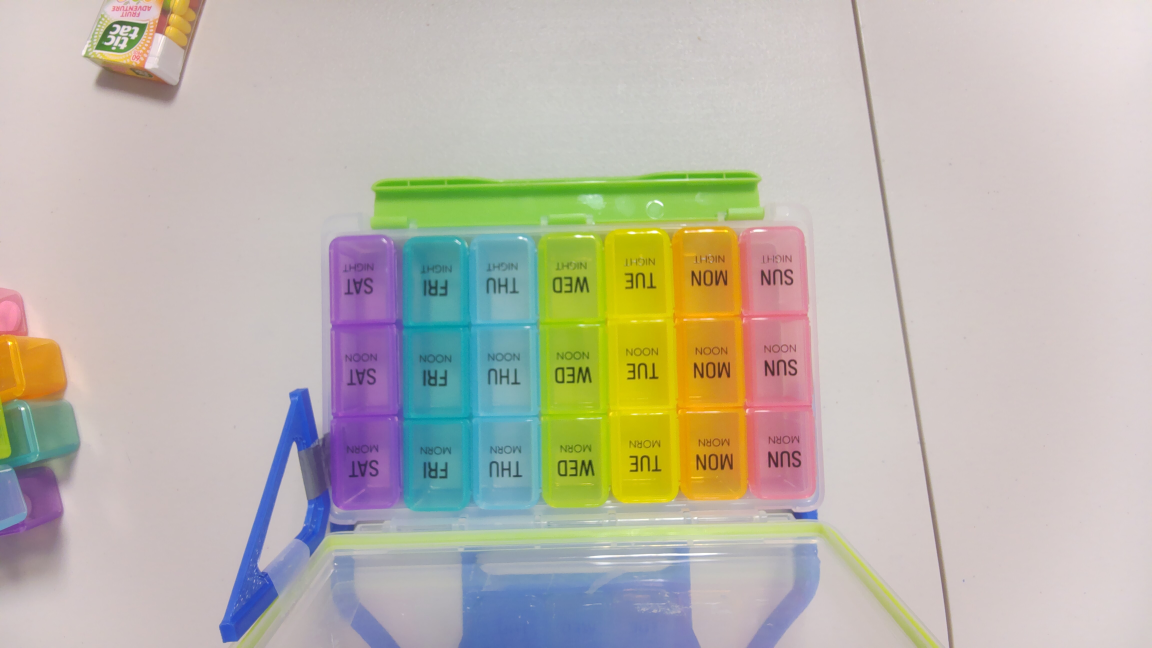
#> input picture images/photo_20260713_142841.jpg, 4608 x 2592 px, found by its file name (shown at 1/4 size)
$ python make_dataset.py
#> lines starting #> are read from the running program, lines starting #| are printed output that depends on the picture
#> (reads detect/labels.json from the repository)
### detect/crop_cells.py
#!/usr/bin/env python3
"""Crop the 21 pillbox cells out of full-resolution captures.

The camera and pillbox sit in a fixed jig, so the cell grid was calibrated
once against a reference photo (REF_IMAGE + REF_QUAD below). Each new photo
is aligned to the reference by template-matching two anchor patches (left and
right halves of the box), which recovers the small translation/rotation
differences from re-placing the box. The calibrated grid is then warped to a
canonical top-down view and sliced into 7x3 = 21 cell images.

Usage:
    python3 detect/crop_cells.py [--images DIR] [--out DIR] [--debug]

Outputs one folder per photo under --out (default: dataset/cells/):
    dataset/cells/<photo stem>/<DAY>_<SLOT>.jpg   e.g. MON_MORN.jpg

With --debug, also writes <photo stem>_grid.jpg overlays under --out/.debug/
showing where the grid landed, for visual QA.
"""
import argparse
import os
import sys
from pathlib import Path

import cv2
import numpy as np

# Worker-thread knob for the detectors. Default 0 = use all cores (fastest).
# On a marginal power supply the resulting CPU burst can brown out the Pi —
# set PILLBOX_THREADS=1 or 2 in the service environment to trade speed for a
# lower peak draw. The ONNX detectors read CPU_THREADS too.
_req = os.environ.get("PILLBOX_THREADS", "0")
CPU_THREADS = int(_req) if _req.strip() else 0
cv2.setNumThreads(CPU_THREADS)  # 0 -> OpenCV uses all cores

# ---- calibration (relative to REF_IMAGE, full-resolution pixels) ----------
REF_IMAGE = "photo_20260713_142841.jpg"
# Corners of the 21-cell area: TL, TR, BR, BL. Tuned visually on REF_IMAGE.
REF_QUAD = np.float32([[1332, 908], [3282, 900], [3298, 2062], [1318, 2072]])
# Anchor patches used to re-locate the box in new photos (x0, y0, x1, y1).
# Two patches (left / right half of the box) let us recover rotation too.
ANCHORS = [(1300, 900, 2150, 2100), (2450, 900, 3300, 2100)]
MATCH_SCALE = 0.25          # template matching runs on downscaled images
MIN_MATCH_CONFIDENCE = 0.55  # below this the anchor is considered lost

# Column order as seen by the camera (labels face away from it), left to
# right; row order top to bottom.
DAYS = ["SAT", "FRI", "THU", "WED", "TUE", "MON", "SUN"]
SLOTS = ["NIGHT", "NOON", "MORN"]

# Canonical warped size of one cell.
CELL_W, CELL_H = 280, 380
GRID_W, GRID_H = CELL_W * 7, CELL_H * 3


def build_matcher(ref_path):
    """Precompute downscaled anchor templates from the reference image."""
    ref = cv2.imread(str(ref_path))
#> ref is the input picture: shape (2592, 4608, 3); mean B, G, R 171.6, 182.9, 187.3
    if ref is None:
        sys.exit(f"error: cannot read reference image {ref_path}")
    small = cv2.resize(ref, None, fx=MATCH_SCALE, fy=MATCH_SCALE,
                       interpolation=cv2.INTER_AREA)
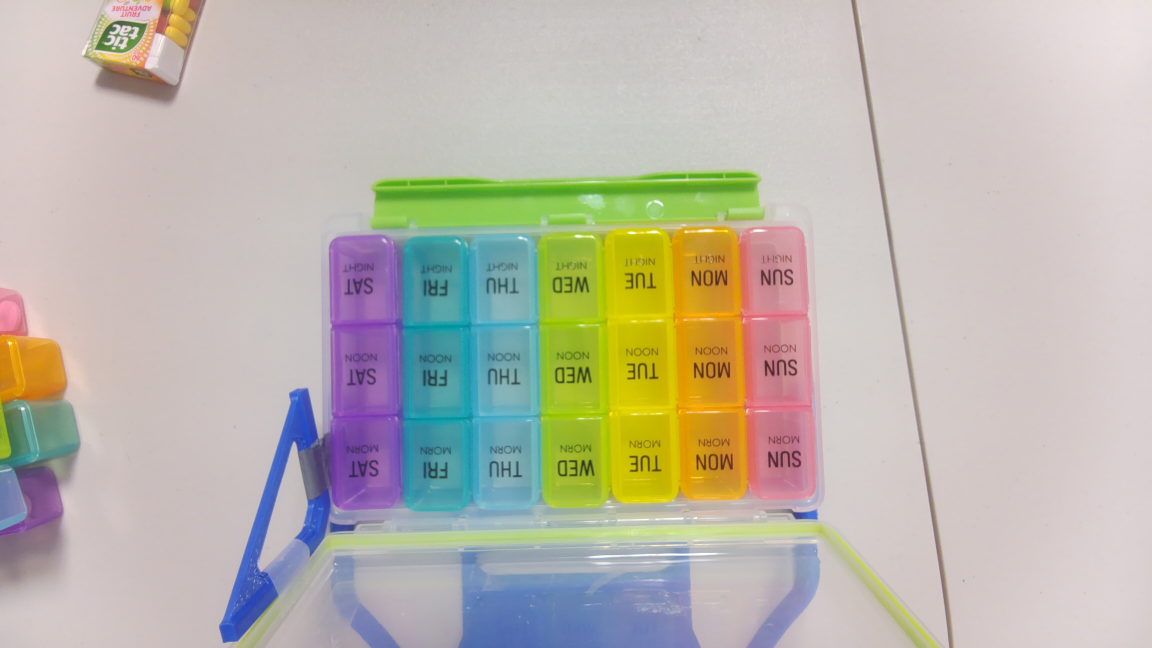
#> small: shape (648, 1152, 3); mean B, G, R 171.6, 182.9, 187.3
    templates = []
    for x0, y0, x1, y1 in ANCHORS:
        s = MATCH_SCALE
        tpl = small[int(y0 * s):int(y1 * s), int(x0 * s):int(x1 * s)]
        center = np.float32([(x0 + x1) / 2, (y0 + y1) / 2])
        templates.append((tpl, center))
#> this loop made 2 passes
#> pass 1, in build_matcher, `tpl = small[int(y0 * s):int(y1 * s), int(x0 * s):int(x1 * s)]`:
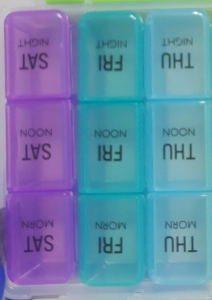
#> tpl: shape (300, 212, 3); mean B, G, R 169.5, 137, 104.5
#> pass 2, in build_matcher, `tpl = small[int(y0 * s):int(y1 * s), int(x0 * s):int(x1 * s)]`:
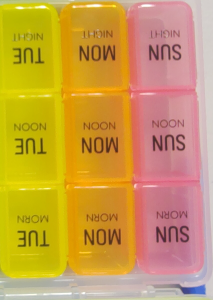
#> tpl: shape (300, 213, 3); mean B, G, R 76.2, 158.2, 202.9
#> after the loop, templates = 2 items
    return templates


def locate_anchor(small, tpl):
    """Return (peak position in full-res coords, confidence)."""
    res = cv2.matchTemplate(small, tpl, cv2.TM_CCOEFF_NORMED)
    _, conf, _, loc = cv2.minMaxLoc(res)
    th, tw = tpl.shape[:2]
    center = np.float32([(loc[0] + tw / 2) / MATCH_SCALE,
                         (loc[1] + th / 2) / MATCH_SCALE])
    return center, conf


def align_quad(img, templates):
    """Locate the cell grid in img. Returns (quad, per-anchor confidences)."""
    small = cv2.resize(img, None, fx=MATCH_SCALE, fy=MATCH_SCALE,
                       interpolation=cv2.INTER_AREA)
    src_pts, dst_pts, confs = [], [], []
    for tpl, ref_center in templates:
        center, conf = locate_anchor(small, tpl)
        confs.append(conf)
        if conf >= MIN_MATCH_CONFIDENCE:
            src_pts.append(ref_center)
            dst_pts.append(center)
    if len(src_pts) == 2:
        # similarity transform (translation + rotation + scale) from 2 points
        M, _ = cv2.estimateAffinePartial2D(np.float32([src_pts]),
                                           np.float32([dst_pts]))
    elif len(src_pts) == 1:
        off = dst_pts[0] - src_pts[0]
        M = np.float32([[1, 0, off[0]], [0, 1, off[1]]])
    else:
        return None, confs
    quad = cv2.transform(REF_QUAD.reshape(1, -1, 2), M).reshape(-1, 2)
    return np.float32(quad), confs


def warp_grid(img, quad):
    """Warp the quad to a canonical top-down GRID_W x GRID_H image."""
    dst = np.float32([[0, 0], [GRID_W, 0], [GRID_W, GRID_H], [0, GRID_H]])
    H = cv2.getPerspectiveTransform(quad, dst)
    return cv2.warpPerspective(img, H, (GRID_W, GRID_H))


# [66 lines left out: functions cell_crops, draw_debug, main, not called in this run]


# [2 lines that do not run on import are left out]

### detect/yolo/experiments/make_dataset.py
#!/usr/bin/env python3
"""Build a YOLO detection dataset from the pillbox photos.

We have no hand-drawn boxes, so we generate them: each photo is warped to the
canonical top-down 7x3 grid (reusing detect/crop_cells), and inside every
cell that detect/labels.json marks as "pill" we run the same DoG blob detector
as the classifier baseline to find the pill blob(s) and emit YOLO boxes for
them. Cells labelled "empty" contribute no boxes. Training on the warped grid
(not the raw photo) keeps the loose pills scattered on the table — which we
never labelled — out of frame, so they can't poison training as unlabelled
positives.

One class: "pill". Split is by capture scene (photos within 3s share a scene)
so burst near-duplicates don't straddle train/val.

Usage:
    python3 detect/yolo/make_dataset.py [--out dataset/yolo] [--val-frac 0.25]

Writes an Ultralytics-style dataset: <out>/images/{train,val}/*.jpg,
<out>/labels/{train,val}/*.txt, and <out>/pillbox.yaml.
"""
import argparse
import json
from datetime import datetime
from pathlib import Path

import cv2
import numpy as np

import sys
sys.path.insert(0, str(Path(__file__).resolve().parent.parent.parent.parent))
from detect import crop_cells  # noqa: E402

# DoG blob params (mirror classify_cells.py, tuned for the grid cell size)
MARGIN = 0.16
DOG_FINE, DOG_COARSE = 5, 21
TEXT_DARKNESS = 25
REF_DILATE, REF_GAIN = 15, 1.3
PIXEL_THRESHOLD = 12
MIN_BLOB_AREA = 60      # px in the CELL_W x CELL_H cell frame
CLOSE_K = 9             # merge blobs from one pill split by glare/text


def dog_response(bgr):
    lab = cv2.cvtColor(bgr, cv2.COLOR_BGR2LAB).astype(np.float32)
    L = lab[:, :, 0]
    text = (L < np.median(L) - TEXT_DARKNESS).astype(np.uint8)
    text = cv2.dilate(text, np.ones((9, 9), np.uint8))
    dog = np.zeros(L.shape, np.float32)
    for ch in range(3):
        c = lab[:, :, ch]
        dog += np.abs(cv2.GaussianBlur(c, (0, 0), DOG_FINE)
                      - cv2.GaussianBlur(c, (0, 0), DOG_COARSE))
    dog[text > 0] = 0
    return dog


def cell_boxes(cell_bgr, ref_bgr):
    """Return list of (x0,y0,x1,y1) pill boxes in cell-pixel coords."""
    h, w = cell_bgr.shape[:2]
    my, mx = int(h * MARGIN), int(w * MARGIN)
    inner = cell_bgr[my:h - my, mx:w - mx]
    rinner = ref_bgr[my:h - my, mx:w - mx]
    dog = dog_response(inner)
    ref = cv2.dilate(dog_response(rinner),
                     np.ones((REF_DILATE, REF_DILATE), np.uint8))
    mask = (np.maximum(0, dog - REF_GAIN * ref) > PIXEL_THRESHOLD).astype(np.uint8)
    mask = cv2.morphologyEx(mask, cv2.MORPH_CLOSE,
                            np.ones((CLOSE_K, CLOSE_K), np.uint8))
    n, _, stats, _ = cv2.connectedComponentsWithStats(mask)
    boxes = []
    for i in range(1, n):
        x, y, bw, bh, area = stats[i]
        if area < MIN_BLOB_AREA:
            continue
        boxes.append((mx + x, my + y, mx + x + bw, my + y + bh))
    return boxes


def scene_ids(stems, gap_s=3):
    ids, scenes = {}, []
    for stem in sorted(stems):
        t = datetime.strptime(stem.replace(" copy", ""), "photo_%Y%m%d_%H%M%S")
        sid = next((s for s, last in scenes if abs((t - last).total_seconds()) <= gap_s), None)
        if sid is None:
            sid = len(scenes)
            scenes.append((sid, t))
        else:
            scenes = [(s, t if s == sid else lt) for s, lt in scenes]
        ids[stem] = sid
    return ids


def main():
    ap = argparse.ArgumentParser(description=__doc__.splitlines()[0])
    ap.add_argument("--images", default="images")
    ap.add_argument("--cells", default="dataset/cells")
    ap.add_argument("--labels", default="detect/labels.json")
    ap.add_argument("--out", default="dataset/yolo")
    ap.add_argument("--val-frac", type=float, default=0.25)
    args = ap.parse_args()

    image_dir = Path(args.images)
    cells_dir = Path(args.cells)
    labels = json.load(open(args.labels))
    templates = crop_cells.build_matcher(image_dir / crop_cells.REF_IMAGE)
#> templates = 2 items

    # reference cells (empty box) for blob differencing
    ref_cells = {}
    for day in crop_cells.DAYS:
        for slot in crop_cells.SLOTS:
            p = cells_dir / Path(crop_cells.REF_IMAGE).stem / f"{day}_{slot}.jpg"
            ref_cells[f"{day}_{slot}"] = cv2.imread(str(p))
#> pass 2 of the loop in main, `for day in crop_cells.DAYS:`:

    stems = sorted({k.split("/")[0] for k in labels})
#> stems = 46 items, first 6: 'photo_20260713_142841', 'photo_20260713_143053', 'photo_20260713_143354', 'photo_20260713_143443', 'photo_20260713_143741', 'photo_20260713_143819'
    sid = scene_ids(stems)
#> the loop in scene_ids, `for stem in sorted(stems):` made 46 passes
#> stem on passes 1 to 12: 'photo_20260713_142841', 'photo_20260713_143053', 'photo_20260713_143354', 'photo_20260713_143443', 'photo_20260713_143741', 'photo_20260713_143819', 'photo_20260713_144146', 'photo_20260713_144643', 'photo_20260713_144724', 'photo_20260713_144853', 'photo_20260713_145101', 'photo_20260713_145156'
#> after the loop in scene_ids, `for stem in sorted(stems):`: ids = 46 items; scenes = 38 items
#> sid = 46 items
    n_scenes = max(sid.values()) + 1
#> n_scenes = 38
    rng = np.random.RandomState(0)
    order = rng.permutation(n_scenes)
#> order = 38 values, max 37 at index 13, min 0 at index 37, mean 18.5
    n_val = max(1, round(n_scenes * args.val_frac))
#> n_val = 10
    val_scenes = set(order[:n_val].tolist())
#> val_scenes = 10 items

    out = Path(args.out)
    for sub in ("images/train", "images/val", "labels/train", "labels/val"):
        (out / sub).mkdir(parents=True, exist_ok=True)

    CW, CH = crop_cells.CELL_W, crop_cells.CELL_H
    GW, GH = crop_cells.GRID_W, crop_cells.GRID_H
    n_img = n_box = 0
    for stem in stems:
        img = cv2.imread(str(image_dir / f"{stem}.jpg"))
        quad, _ = crop_cells.align_quad(img, templates)
#> the loop in align_quad, `for tpl, ref_center in templates:` made 2 passes
#> (ref_center, conf, loc in locate_anchor, th in locate_anchor, tw in locate_anchor, center) on passes 1 to 2: ([1725, 1500], 1, (325, 225), 300, 212, [1724, 1500]), ([2875, 1500], 1, (612, 225), 300, 213, [2874, 1500])
#> pass 1, in locate_anchor, `res = cv2.matchTemplate(small, tpl, cv2.TM_CCOEFF_NORMED)`:
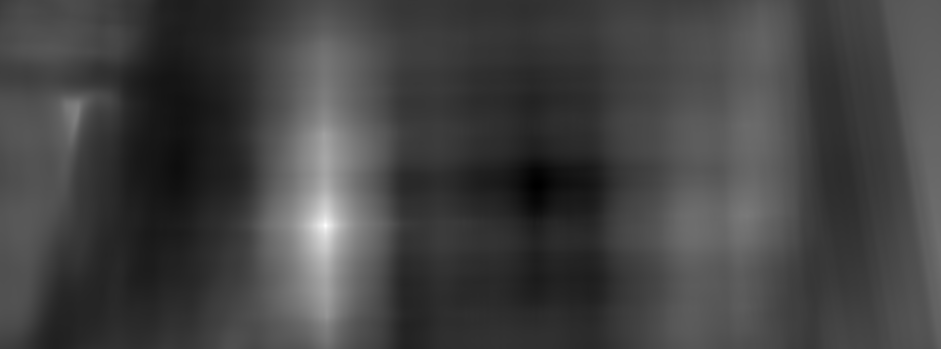
#> res: shape (349, 941) float32; min -0.321, max 1, mean 0.0275; drawn with min black and max white
#> pass 2, in locate_anchor (call 2), `res = cv2.matchTemplate(small, tpl, cv2.TM_CCOEFF_NORMED)`:
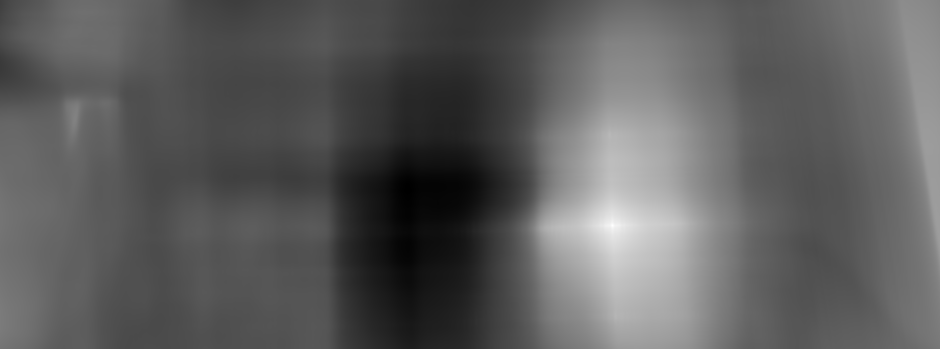
#> res: shape (349, 940) float32; min -0.514, max 1, mean 0.0423; drawn with min black and max white
#> after the loop in align_quad, `for tpl, ref_center in templates:`: confs = [1, 1]; dst_pts = [[1724, 1500], [2874, 1500]]; src_pts = [[1725, 1500], [2875, 1500]]
#> in align_quad, `M, _ = cv2.estimateAffinePartial2D(np.float32([src_pts]), np.float32([..`: M = [[1, 0, -1], [0, 1, 0]]
#> in align_quad, `quad = cv2.transform(REF_QUAD.reshape(1, -1, 2), M).reshape(-1, 2)`: quad = [[1331, 908], [3281, 900], [3297, 2062], [1317, 2072]]
        if quad is None:
            print(f"skip {stem}: box not found")
            continue
        grid = crop_cells.warp_grid(img, quad)
#> in warp_grid, `H = cv2.getPerspectiveTransform(quad, dst)`: H = [[1.01, 0.0122, -1361.7], [0.00413, 1.01, -918.5], [-7.69e-07, 1.34e-05, 1]]
#> in warp_grid, `return cv2.warpPerspective(img, H, (GRID_W, GRID_H))`:
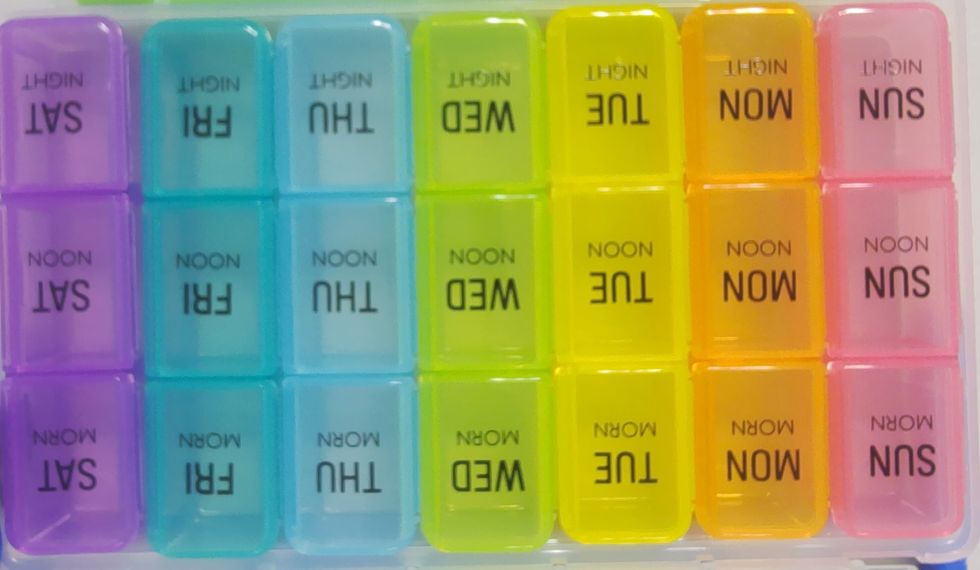
#> returned value: shape (1140, 1960, 3) (shown at 1/2 size); mean of channels 0, 1, 2 108.8, 151.9, 153.2; drawn as B, G, R
        lines = []
        for r, slot in enumerate(crop_cells.SLOTS):
            for c, day in enumerate(crop_cells.DAYS):
                if labels.get(f"{stem}/{day}_{slot}") != "pill":
                    continue
                cell = grid[r * CH:(r + 1) * CH, c * CW:(c + 1) * CW]
                for x0, y0, x1, y1 in cell_boxes(cell, ref_cells[f"{day}_{slot}"]):
                    gx0, gy0 = c * CW + x0, r * CH + y0
                    gx1, gy1 = c * CW + x1, r * CH + y1
                    cx, cy = (gx0 + gx1) / 2 / GW, (gy0 + gy1) / 2 / GH
                    bw, bh = (gx1 - gx0) / GW, (gy1 - gy0) / GH
                    lines.append(f"0 {cx:.6f} {cy:.6f} {bw:.6f} {bh:.6f}")
                    n_box += 1
#> after the loop, lines = []; n_box = 0
        split = "val" if sid[stem] in val_scenes else "train"
#> split = 'train'
        name = stem.replace(" ", "_")
#> name = 'photo_20260713_142841'
        cv2.imwrite(str(out / f"images/{split}/{name}.jpg"), grid)
        (out / f"labels/{split}/{name}.txt").write_text("\n".join(lines))
        n_img += 1
#> pass 2 of the loop in main, `for stem in stems:`:
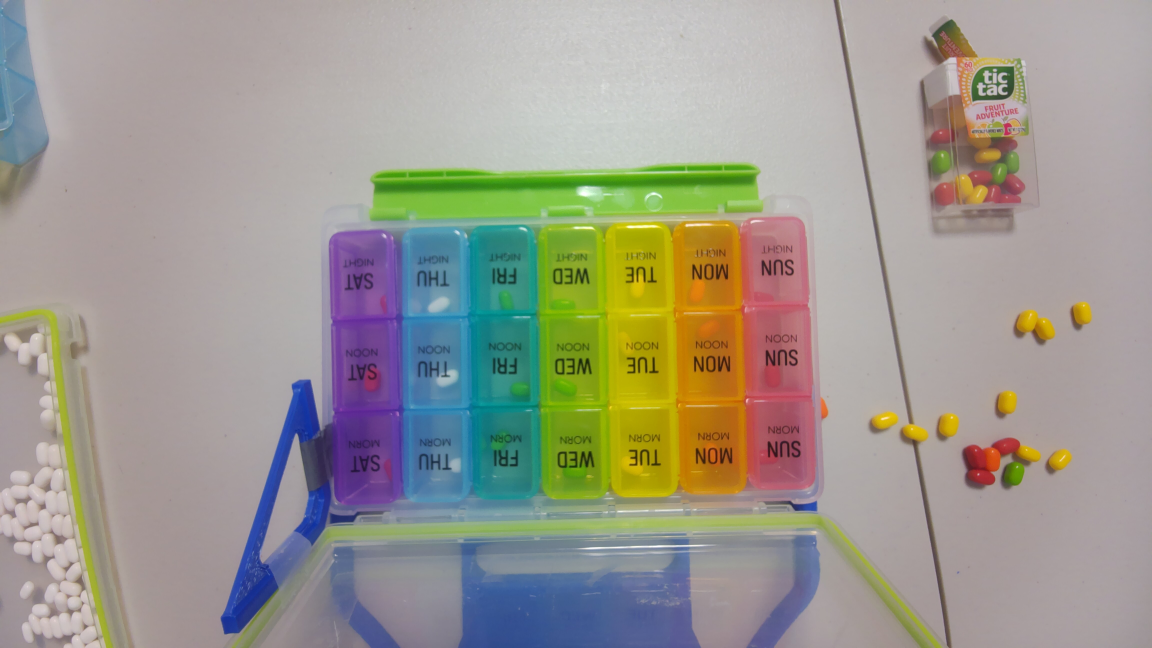
#> input picture images/photo_20260713_143053.jpg, 4608 x 2592 px, found by its file name (shown at 1/4 size)
#> in main, img is the input picture: shape (2592, 4608, 3); mean B, G, R 143.1, 153.7, 156.4
#> the loop in align_quad (call 2), `for tpl, ref_center in templates:` made 2 passes
#> (ref_center, conf, loc in locate_anchor, th in locate_anchor, tw in locate_anchor, center) on passes 1 to 2: ([1725, 1500], 0.675, (325, 216), 300, 212, [1724, 1464]), ([2875, 1500], 0.933, (612, 219), 300, 213, [2874, 1476])
#> pass 1, in locate_anchor (call 3), `res = cv2.matchTemplate(small, tpl, cv2.TM_CCOEFF_NORMED)`:
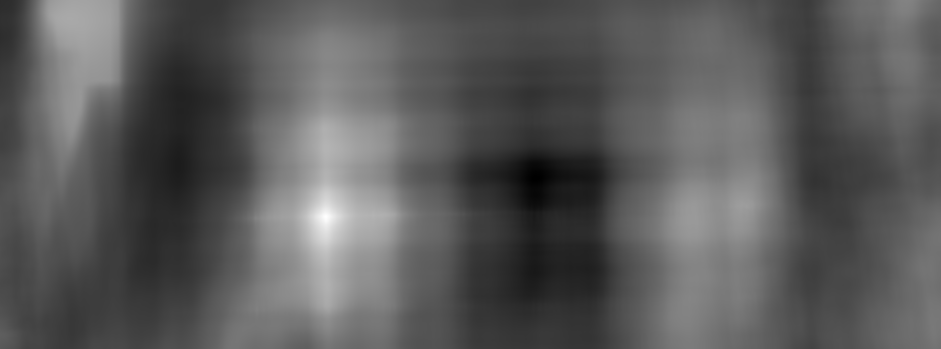
#> res: shape (349, 941) float32; min -0.349, max 0.675, mean 0.015; drawn with min black and max white
#> in main, `quad, _ = crop_cells.align_quad(img, templates)`: quad = [[1337.2, 867.9], [3287.3, 880.2], [3291.1, 2042.4], [1311, 2031.8]]
#> H = [[1.01, 0.0228, -1375.3], [-0.00636, 1, -863.5], [-9.07e-07, 1.33e-05, 1]]
#> in warp_grid (call 2), `return cv2.warpPerspective(img, H, (GRID_W, GRID_H))`:
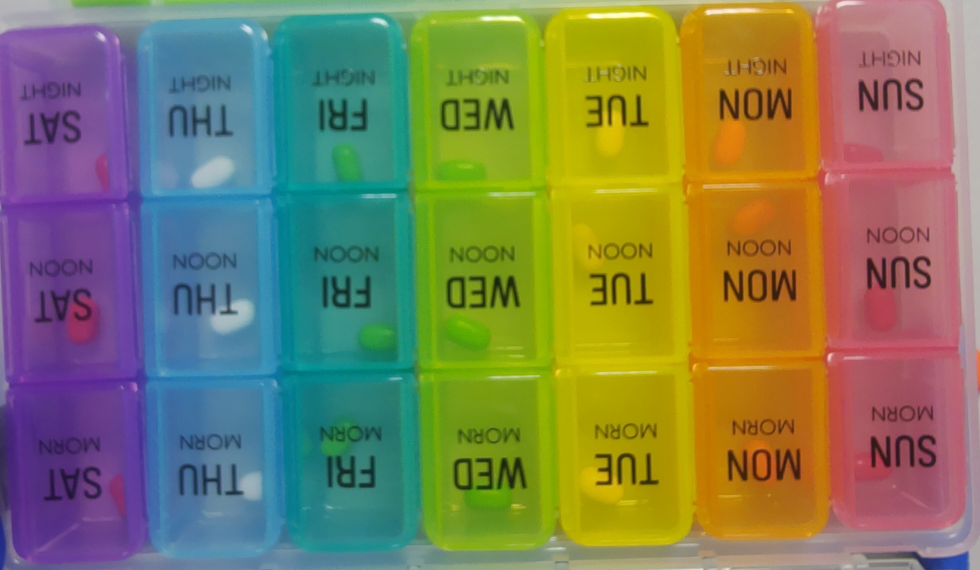
#> returned value: shape (1140, 1960, 3) (shown at 1/2 size); mean of channels 0, 1, 2 88, 125.6, 125.7; drawn as B, G, R
#> after the loop in main, `for r, slot in enumerate(crop_cells.SLOTS):`: n_box = 0

    yaml = (f"path: {out.resolve()}\n"
            f"train: images/train\nval: images/val\n"
            f"names:\n  0: pill\n")
    (out / "pillbox.yaml").write_text(yaml)
    n_tr = len(list((out / "images/train").glob("*.jpg")))
    print(f"{n_img} grid images ({n_tr} train / {n_img-n_tr} val), "
          f"{n_box} pseudo boxes -> {out}")


if __name__ == "__main__":
#> (the run stopped early here; a loop or call above may not have finished)
